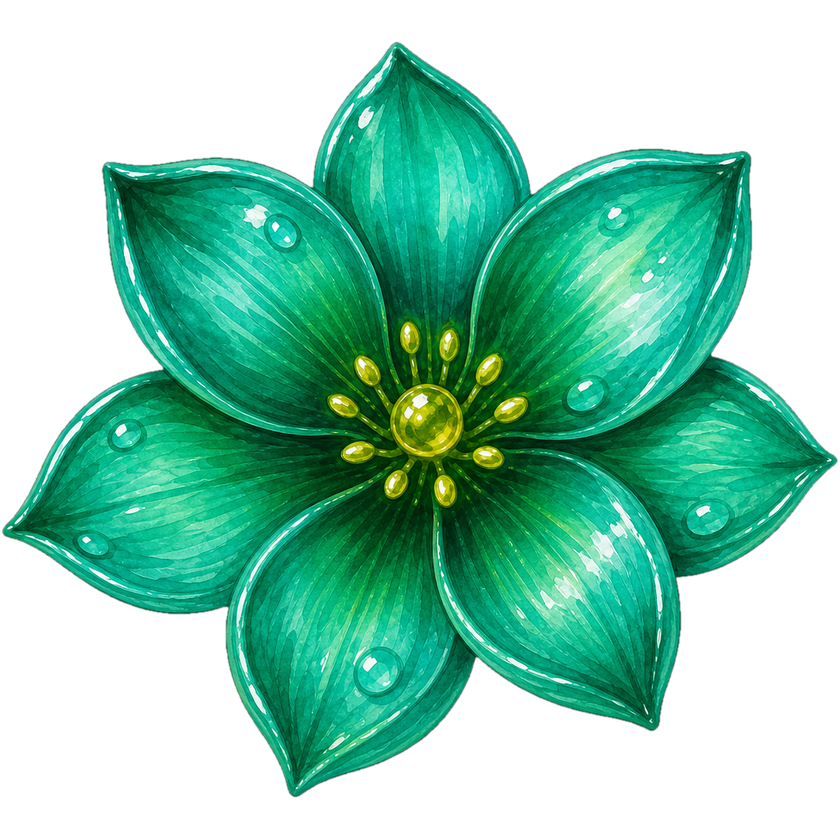
#> input picture prototype/Art/flower-A.png, 840 x 840 px, shrunk from 1079 x 1079 before the run
$ python cutout.py
#> lines starting #> are read from the running program, lines starting #| are printed output that depends on the picture; after the words box and inside, x2 and y2 are one past the last pixel; in counts of white or black regions, pixels touching at a corner belong together
"""Turn the light-gray-backed flower renders into clean transparent, tightly
cropped square PNGs. Flood-fills the background from the corners (interior dew
highlights stay opaque), feathers the edge, then crops to a centered square."""
import numpy as np
from PIL import Image, ImageDraw, ImageFilter

SENTINEL = (255, 0, 255)

for name in ["flower-A.png", "flower-B.png", "flower-C.png"]:
    im = Image.open(name).convert("RGB")
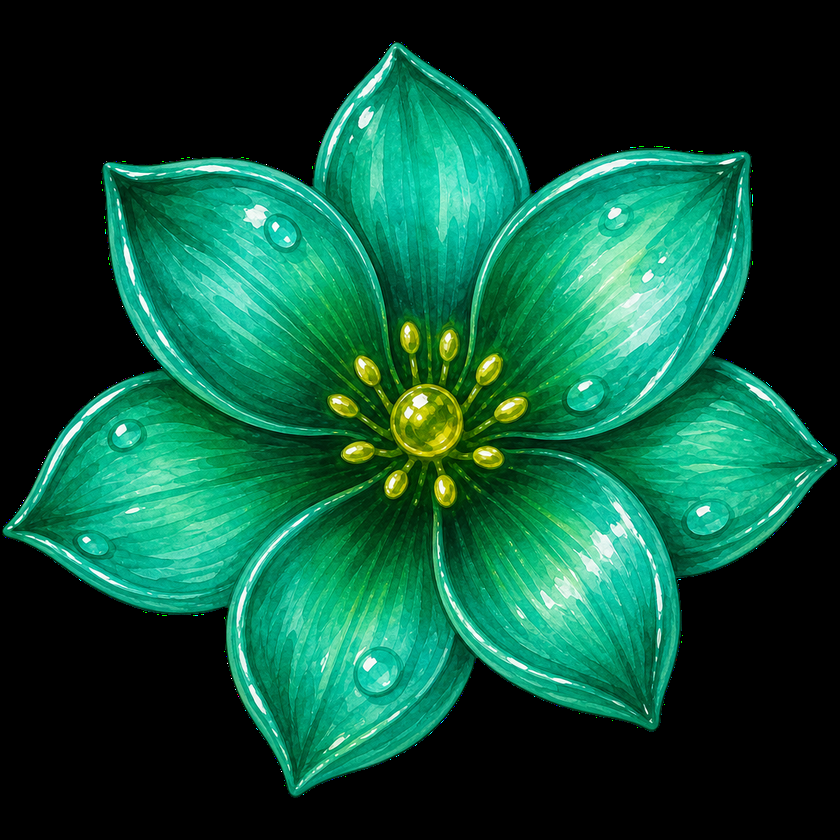
#> im: PIL image 840x840 RGB; mean R, G, B 14.7, 81.3, 57.8
    w, h = im.size
#> w = 840; h = 840
    for corner in [(0, 0), (w - 1, 0), (0, h - 1), (w - 1, h - 1)]:
        ImageDraw.floodfill(im, corner, SENTINEL, thresh=72)
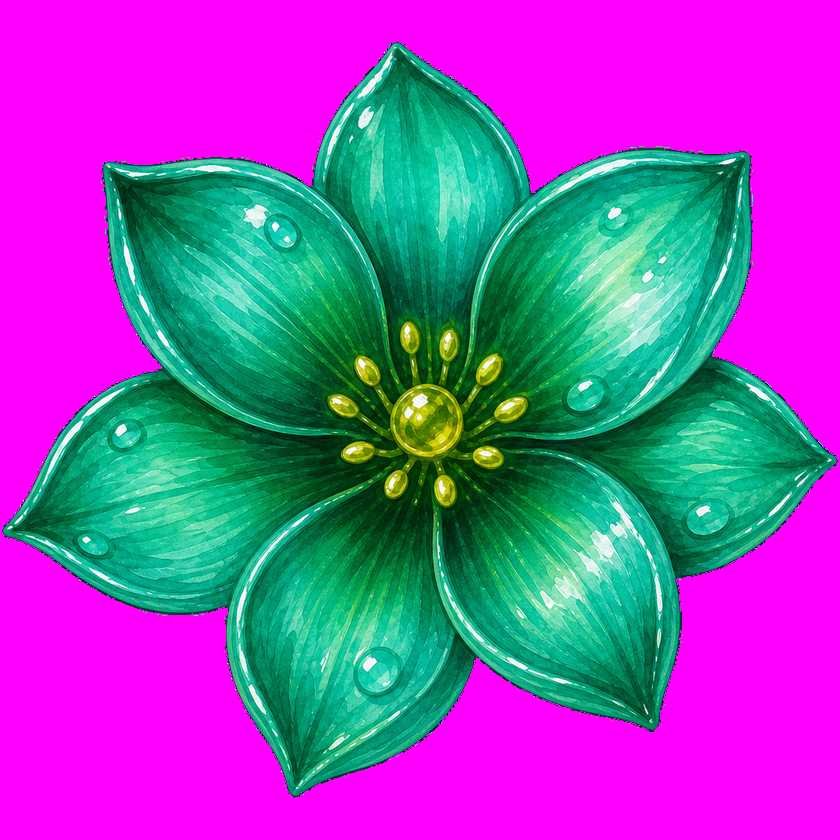
#> im: PIL image 840x840 RGB; mean R, G, B 136.3, 81.2, 179.3

    arr = np.array(im.convert("RGBA"))
    bg = (arr[:, :, 0] == 255) & (arr[:, :, 1] == 0) & (arr[:, :, 2] == 255)
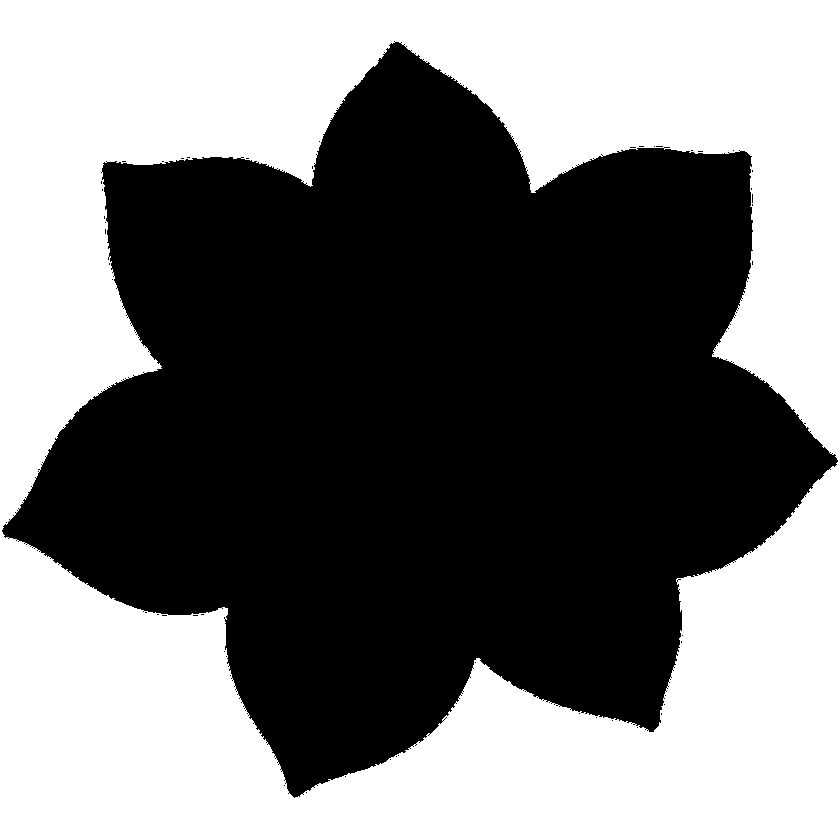
#> bg: shape (840, 840) bool; 47.7% white; 1 white region, box (x1, y1, x2, y2) and area: (0, 0, 840, 840) 336425
    arr[bg] = [0, 0, 0, 0]
    rgba = Image.fromarray(arr)

    # Kill the 1px gray halo, then soften the cutout edge.
    alpha = rgba.split()[3].filter(ImageFilter.MinFilter(3)).filter(ImageFilter.GaussianBlur(1))
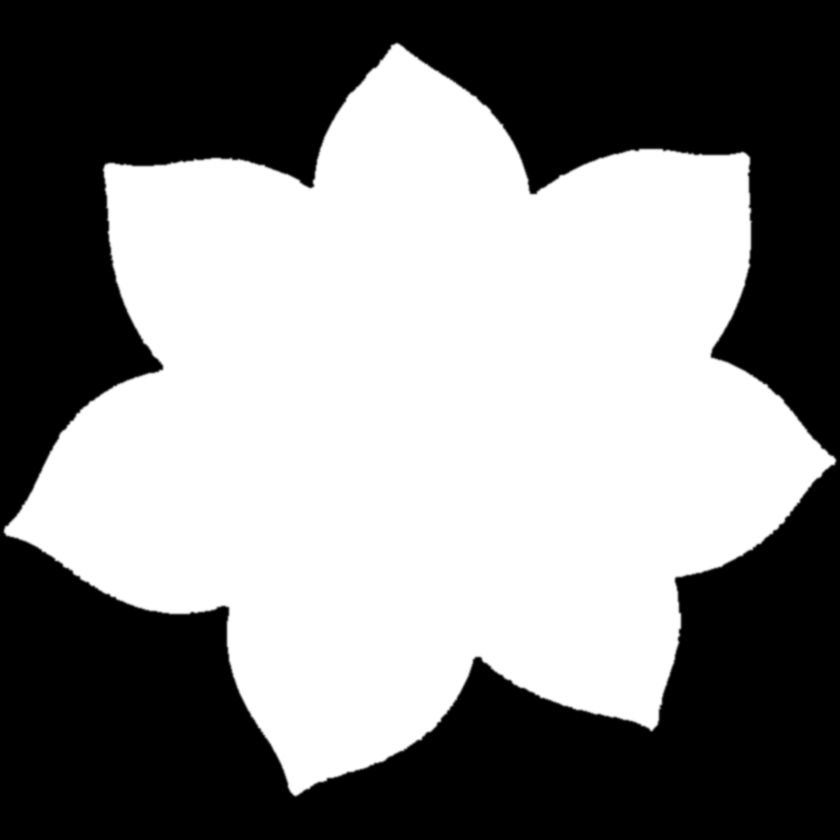
#> alpha: PIL image 840x840 L; min 0, max 255, mean 131.8
    rgba.putalpha(alpha)

    box = rgba.getbbox()
#> box = (1, 40, 839, 799)
    cropped = rgba.crop(box)
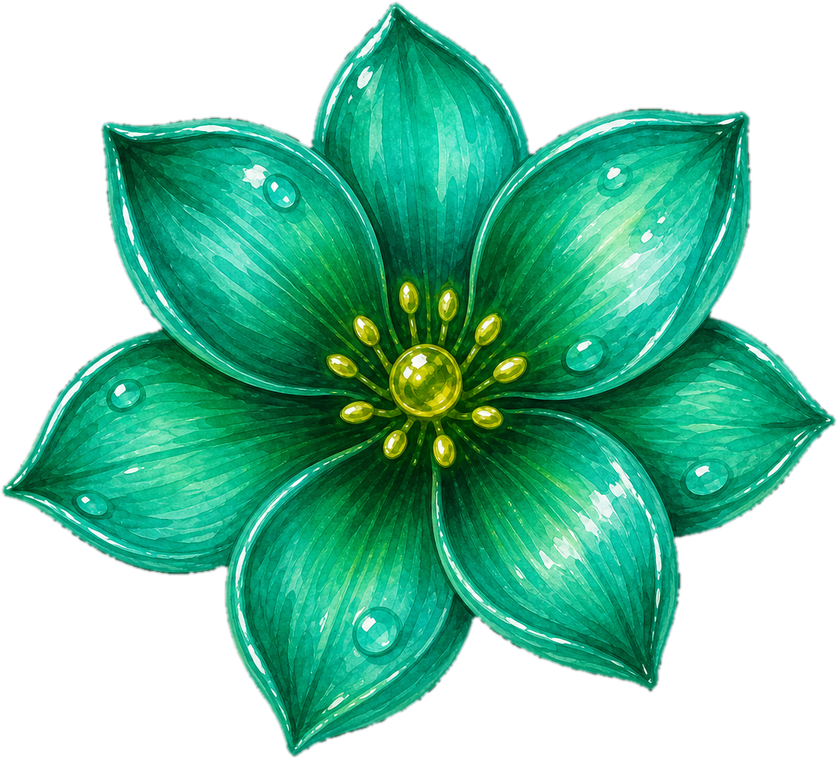
#> cropped: PIL image 838x759 RGBA; mean R, G, B, A 16.3, 90.1, 64, 146.2; transparent parts drawn white
    cw, ch = cropped.size
#> cw = 838; ch = 759
    side = max(cw, ch)
#> side = 838
    canvas = Image.new("RGBA", (side, side), (0, 0, 0, 0))
#> canvas: PIL image 838x838 RGBA; every value is 0
    canvas.paste(cropped, ((side - cw) // 2, (side - ch) // 2), cropped)
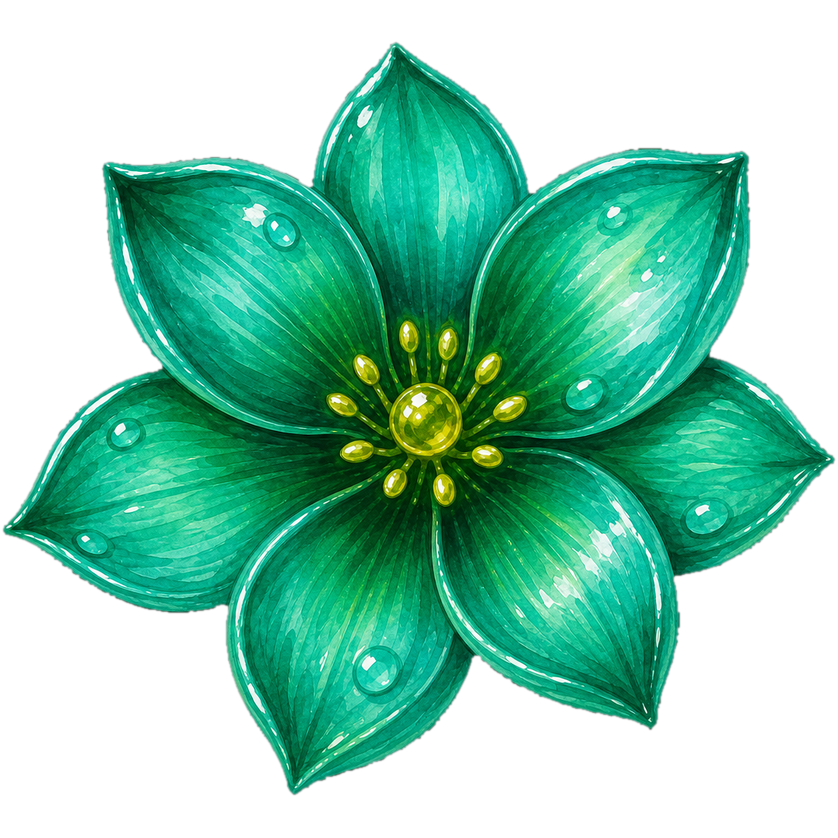
#> canvas: PIL image 838x838 RGBA; mean R, G, B, A 14.7, 80.9, 57.5, 131.8; transparent parts drawn white
    canvas.save(name)
    print(name, "->", canvas.size)
#| flower-A.png -> (838, 838)
#> pass 2 of the loop `for name in ["flower-A.png", "flower-B.png", "flower-C.png"]:`:
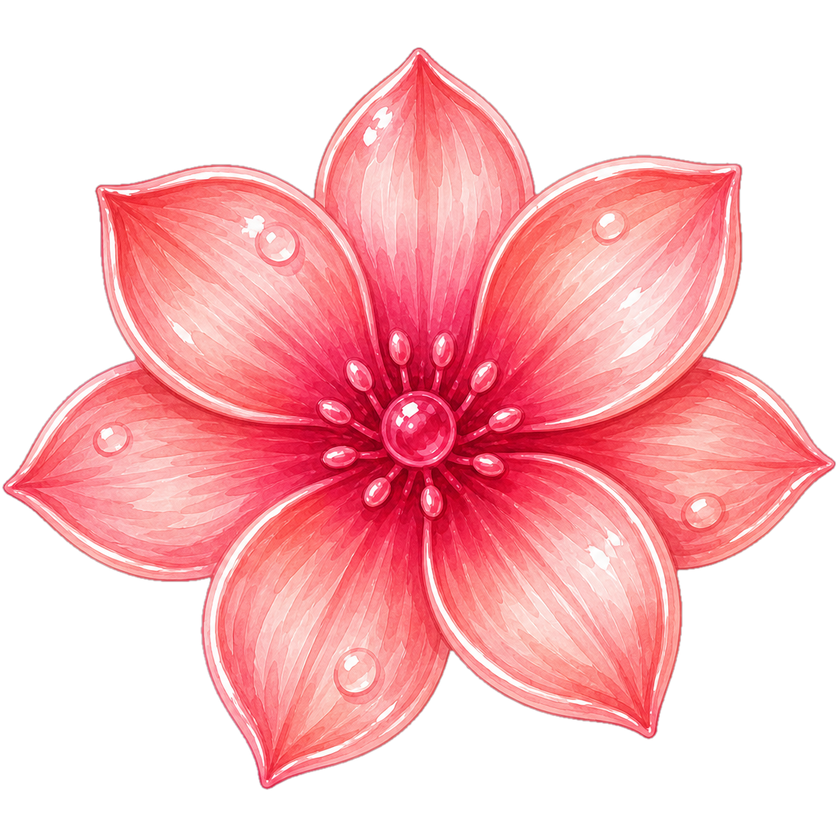
#> input picture prototype/Art/flower-B.png, 838 x 838 px, shrunk from 1076 x 1076 before the run
#> `bg = (arr[:, :, 0] == 255) & (arr[:, :, 1] == 0) & (arr[:, :, 2] == 255)`:
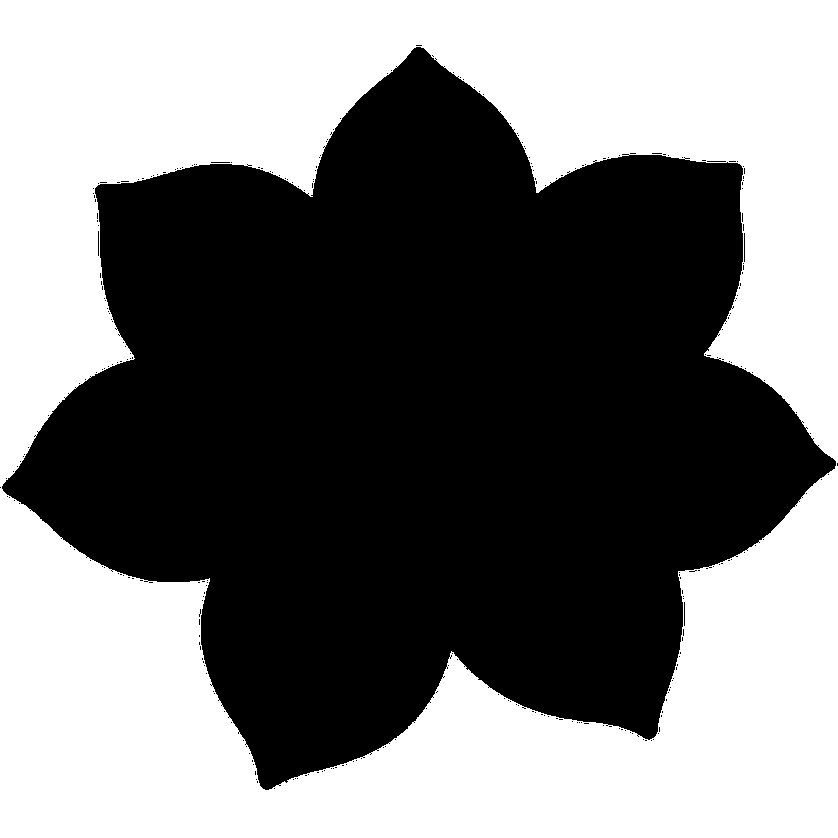
#> bg: shape (838, 838) bool; 48% white; 1 white region, box (x1, y1, x2, y2) and area: (0, 0, 838, 838) 337045
#> alpha: PIL image 838x838 L
#> rgba: PIL image 838x838 RGBA
#> box = (0, 45, 838, 792)
#> `cropped = rgba.crop(box)`:
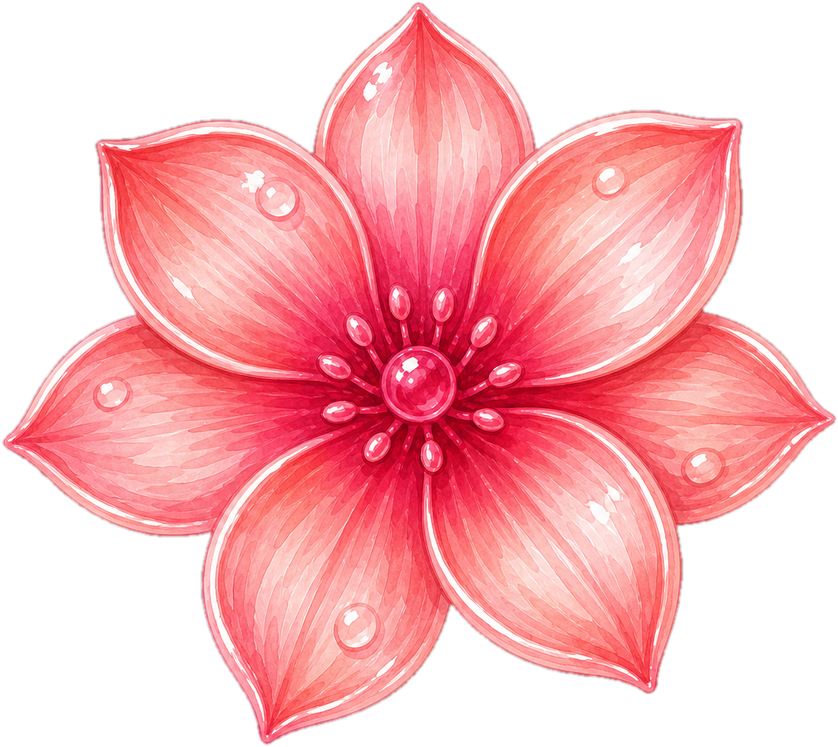
#> cropped: PIL image 838x747 RGBA; mean R, G, B, A 142.6, 76.5, 80.8, 147; transparent parts drawn white
#| flower-B.png -> (838, 838)
#> pass 3 of the loop `for name in ["flower-A.png", "flower-B.png", "flower-C.png"]:`:
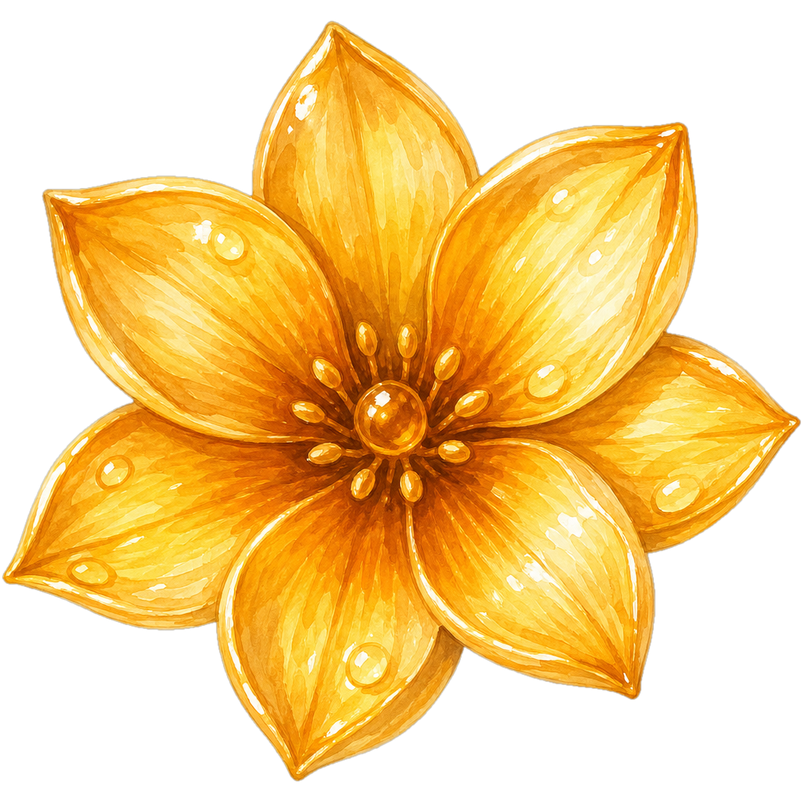
#> input picture prototype/Art/flower-C.png, 803 x 803 px, shrunk from 1032 x 1032 before the run
#> `bg = (arr[:, :, 0] == 255) & (arr[:, :, 1] == 0) & (arr[:, :, 2] == 255)`:
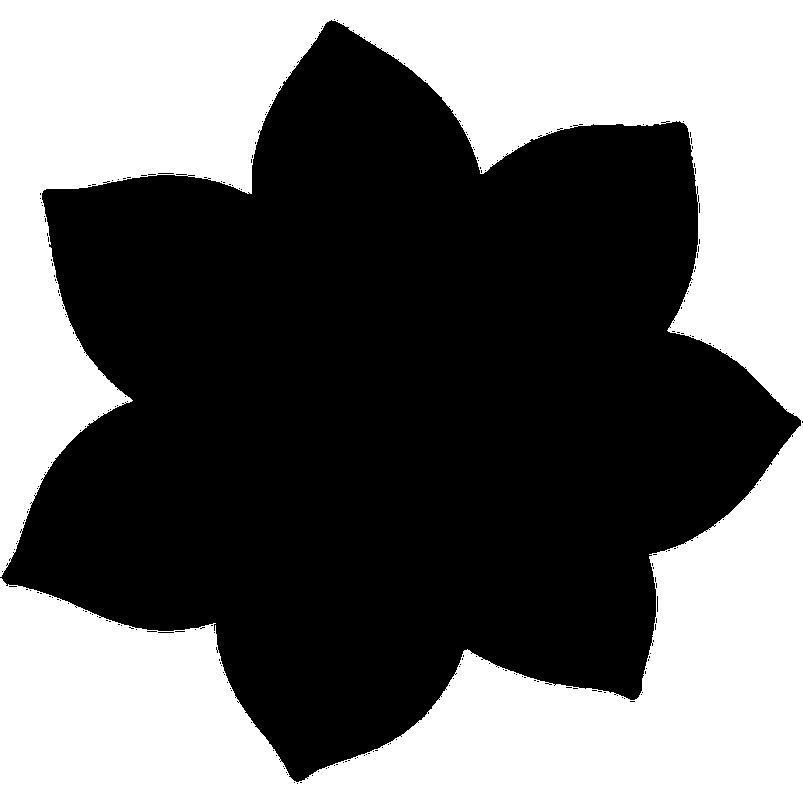
#> bg: shape (803, 803) bool; 43.9% white; 1 white region, box (x1, y1, x2, y2) and area: (0, 0, 803, 803) 282947
#> alpha: PIL image 803x803 L
#> rgba: PIL image 803x803 RGBA
#> box = (0, 19, 803, 783)
#> `cropped = rgba.crop(box)`:
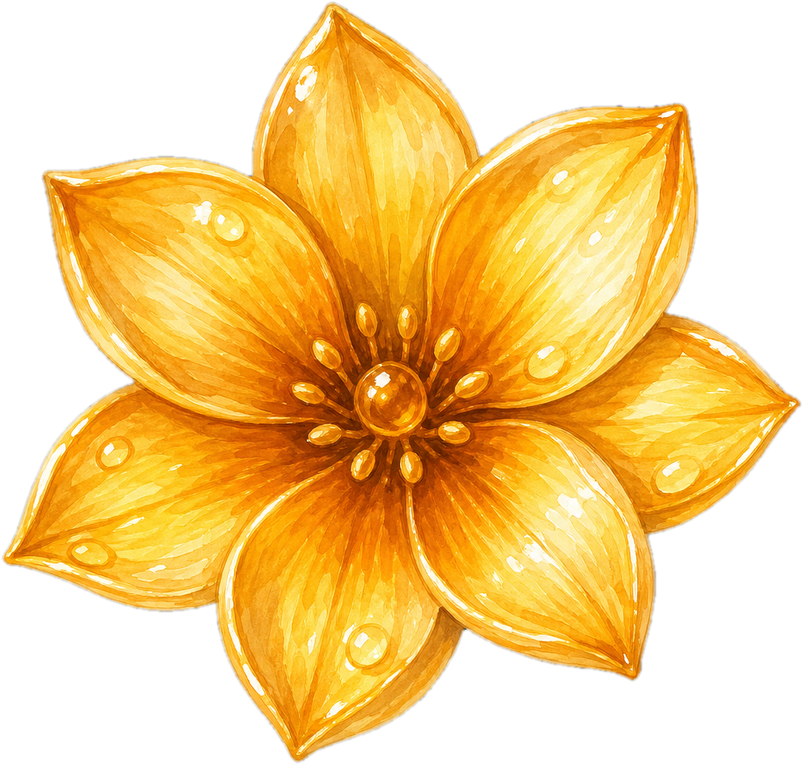
#> cropped: PIL image 803x764 RGBA; mean R, G, B, A 141, 101.8, 29.9, 148.6; transparent parts drawn white
#| flower-C.png -> (803, 803)
